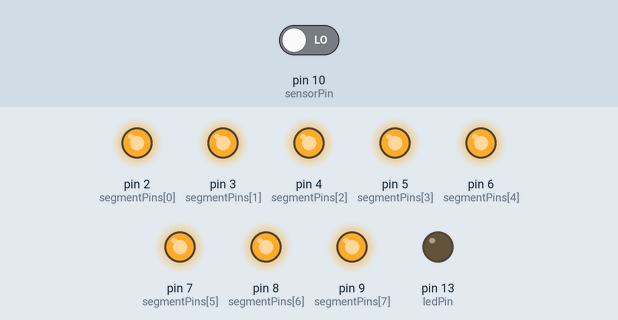
Bench run of a sketch on a simulated Arduino Uno, built with avr-gcc and run on an emulated ATmega328P. On the bench: output pins drawn as LEDs (lit = HIGH). Inputs (shaded band) come from the test bench; at power-on: pin 10 (sensorPin) LOW.

Above: at 1.2 s.
1.3 s: pin 10 (sensorPin) driven HIGH
At 1.45 s:
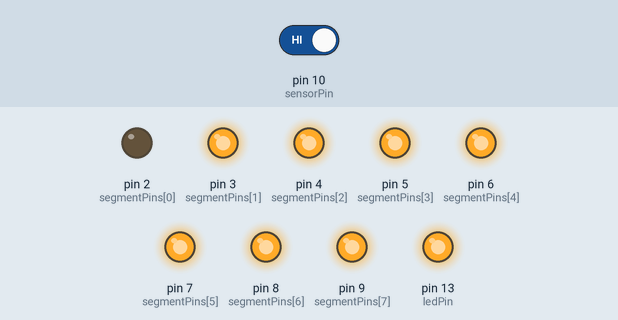
At 2.05 s:
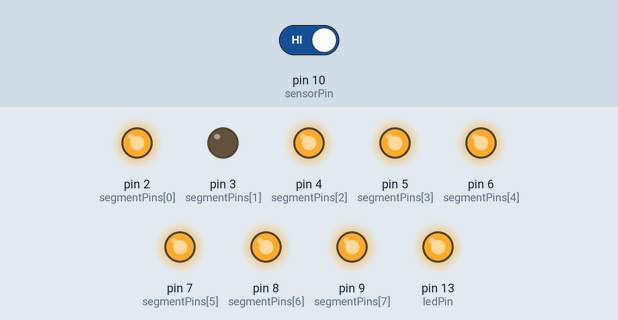
Timing chart, 0 to 12.4 s (numbered marks = the images above; inputs shaded):
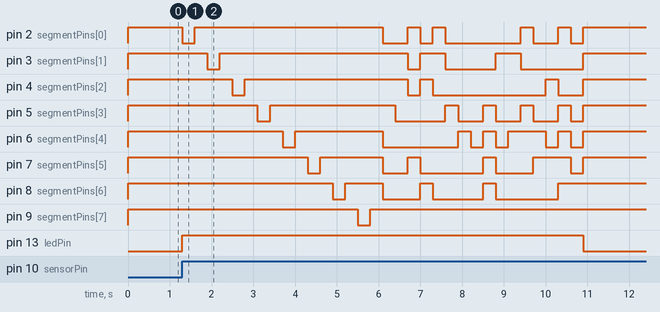

The sketch:

code.ino
```cpp
int ledPin = 13;
int sensorPin = 10;
int segmentPins[] = {2,3, 4, 5, 6, 7, 8, 9};

int TIMER_START = 23;
int TIMER_SPEED = 300;
int ANIMATION_SPEED = 300;

int remainingTime;
int currentSegment=0;

void setup() {
  pinMode(ledPin, OUTPUT);
  pinMode(sensorPin, INPUT);

  for (int i = 0; i < 8; i++) {
    pinMode(segmentPins[i], OUTPUT);
    digitalWrite(segmentPins[i], HIGH);
  }
  digitalWrite(ledPin, LOW);
  remainingTime = TIMER_START;
}

void loop() {
  if (digitalRead(sensorPin) == HIGH) {
    countdown();
  }

}

void countdown() {
  while (remainingTime >= 0) {
    digitalWrite(ledPin, HIGH);
    if(remainingTime <= 15)
    {
      displayNumber(remainingTime);
    }
    else
    {
       updateAnimation();
    }


    delay(TIMER_SPEED);
    remainingTime--;
  }
  digitalWrite(ledPin, LOW);

  for (int i = 2; i <= 9; i++) {
  digitalWrite(i, HIGH);
  }
  //digitalWrite(ledPin, LOW);

}
void displayNumber(int number) {

  byte segments[16][8] = {
    {0, 0, 0, 0, 0, 0, 1,1}, // 0
    {1, 0, 0, 1, 1, 1, 1,1}, // 1
    {0, 0, 1, 0, 0, 1, 0,1}, // 2
    {0, 0, 0, 0, 1, 1, 0,1}, // 3
    {1, 0, 0, 1, 1, 0, 0,1}, // 4
    {0, 1, 0, 0, 1, 0, 0,1}, // 5
    {0, 1, 0, 0, 0, 0, 0,1}, // 6
    {0, 0, 0, 1, 1, 1, 1,1}, // 7
    {0, 0, 0, 0, 0, 0 ,0,1}, // 8
    {0, 0, 0, 0, 1, 0, 0,1},  // 9
    {0, 0, 0, 1, 0, 0, 0,1},  // A
    {1, 1, 0, 0, 0, 0, 0,1},  // b
    {0, 1, 1, 0, 0, 0, 1,1},  // C
    {1,0, 0, 0, 0, 1, 0,1},  // d
    {0, 1, 1, 0, 0, 0, 0,1},  // E
    {0, 1, 1, 1, 0, 0, 0,1}   // F
  };

  for (int i = 0; i < 8; i++) {
    digitalWrite(segmentPins[i], segments[number][i]);
  }

}
void updateAnimation() {
  digitalWrite(segmentPins[currentSegment], LOW);
  delay(ANIMATION_SPEED);
  digitalWrite(segmentPins[currentSegment], HIGH);
  if (currentSegment >8) {
    currentSegment = 0;
  }
  currentSegment++;
}
```

Measured:
- after the input at 1.3 s, pin 2 (segmentPins[0]): HIGH → LOW at once, → HIGH 0.30 s later, → LOW 4.5 s later, → HIGH 0.60 s later, … (12 changes in this stretch); pin 3 (segmentPins[1]): HIGH → LOW after 0.60 s, → HIGH 0.30 s later, → LOW 4.5 s later, → HIGH 0.30 s later, … (8 changes in this stretch)
